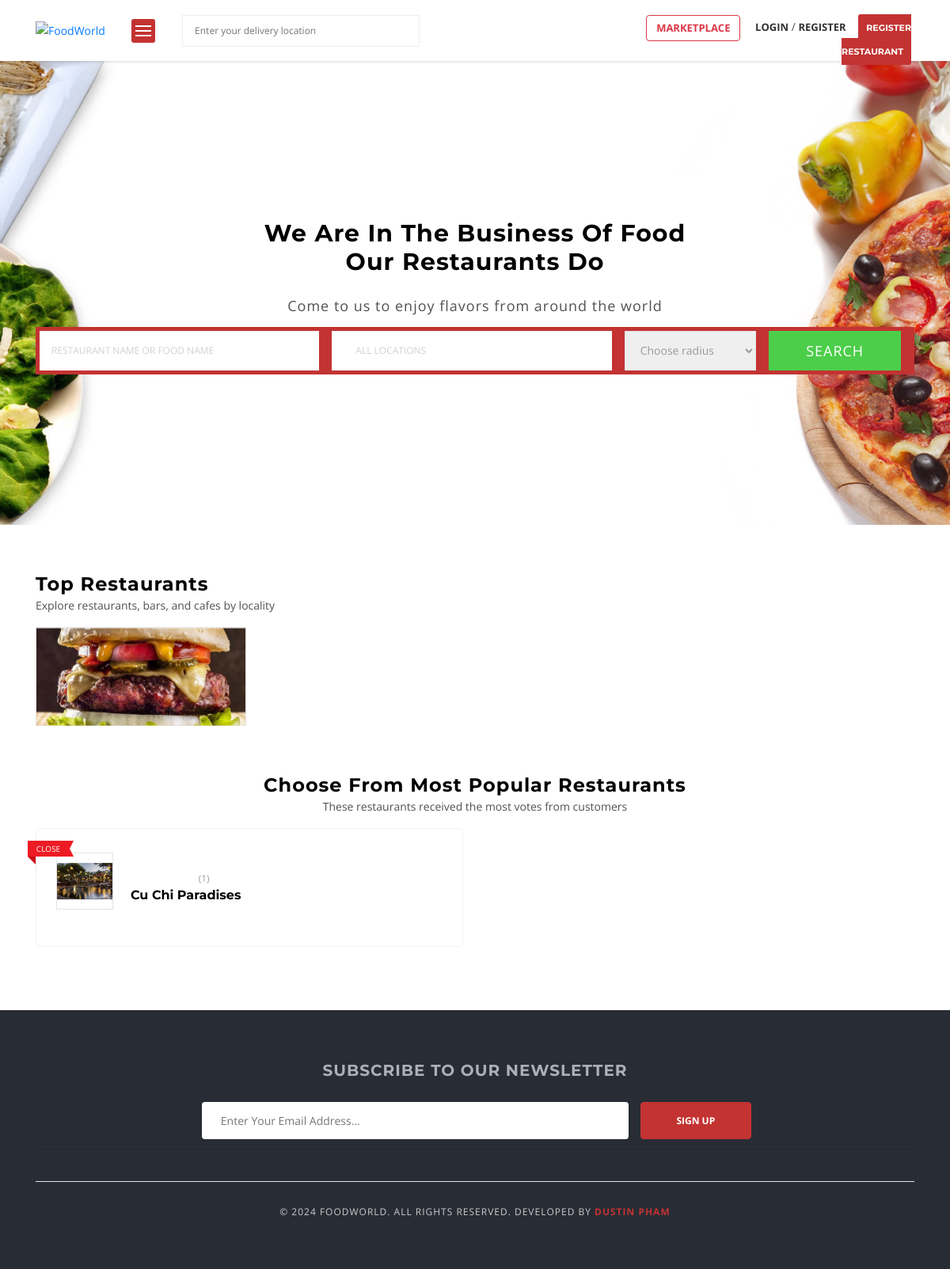
/, run on an earlier commit of the app's database.
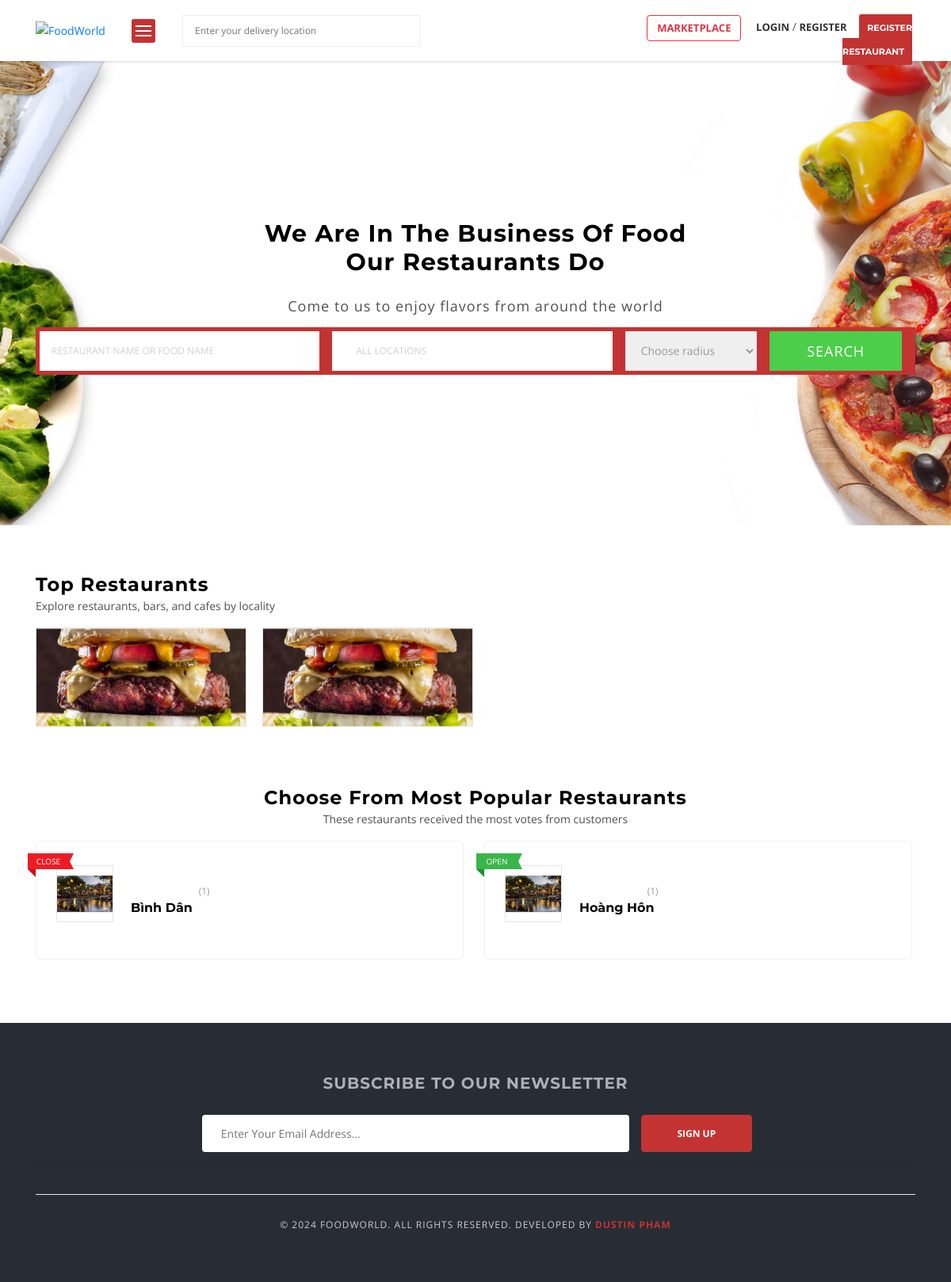
And on a later commit of the database.
### vendor/models.py (models this page shows, shortened)
class Vendor(models.Model):
  user = models.OneToOneField(User, related_name='user_vendor', on_delete=models.CASCADE)
  user_profile = models.OneToOneField(UserProfile, related_name='vendor_by_user_profile', on_delete=models.CASCADE)
  vendor_name = models.CharField(max_length=50)
  vendor_slug = models.SlugField(max_length=100, unique=True)
  vendor_license = models.ImageField(upload_to='vendor/license')
  is_approved = models.BooleanField(default=False)
  created_at = models.DateTimeField(auto_now_add=True)
  modified_at = models.DateTimeField(auto_now=True)
  def __str__(self):
    return self.vendor_name
  def is_open(self):
    today_date = date.today()
    today = today_date.isoweekday()
    current_opening_hours = OpeningHour.objects.filter(vendor=self, day=today)
    now = datetime.now()
    current_time = now.strftime("%H:%M:%S")
    is_open = None
    for c_o_hour in current_opening_hours:
      if c_o_hour.from_hour and c_o_hour.to_hour:
        start = str(datetime.strptime(c_o_hour.from_hour, '%I:%M %p').time())
        end = str(datetime.strptime(c_o_hour.to_hour, '%I:%M %p').time())
        if start < current_time < end:
          is_open = True
          break
        else:
          is_open = False
    return is_open

### foodWorld_main/views.py (the view)
# urls.py: 2. Add a URL to urlpatterns:  path('', views.home, name='home')
def home(request):
  vendors = Vendor.objects.filter(is_approved=True, user__is_active=True)[:8]
  print(vendors)
  context = {
    'vendors': vendors,
  }
  return render(request, 'home.html', context)

### accounts/context_processors.py (called while the page is built)
def get_vendor(request):
  try:
    vendor = Vendor.objects.get(user=request.user)
  except:
    vendor = None
  return dict(vendor=vendor)

def get_user_profile(request):
  try:
    user_profile = UserProfile.objects.get(user=request.user)
  except:
    user_profile = None
  return dict(user_profile=user_profile)

def get_google_api(request):
  return {'GOOGLE_API_KEY': settings.GOOGLE_API_KEY}

def get_paypal_client_id(request):
  return {'PAYPAL_CLIENT_ID': settings.PAYPAL_CLIENT_ID}

### marketplace/context_processors.py (called while the page is built, shortened)
def get_cart_counter(request):
  cart_count = 0
  return dict(cart_count=cart_count)

def get_cart_amounts(request):
  subtotal = 0
  tax = 0
  grand_total = 0
  tax_dict = {}
  return dict(subtotal=subtotal, tax=tax, grand_total=grand_total, tax_dict=tax_dict)

### orders/request_object.py (called while the page is built)
def RequestObjectMiddleware(get_response):
    def middleware(request):
        models.request_object = request
        response = get_response(request)
        return response
    return middleware

### templates/home.html (shortened to what this page needs)
{% extends 'base.html' %}
{% load static %}
{% block content %}
<div class="main-section">
	<div class="page-section nopadding cs-nomargin main-search-bar" style="padding-top: 200px; padding-bottom: 150px; margin-bottom: 0px; background: url({% static 'extra-images/bg-image1.jpg' %}) no-repeat center / cover;">
		<div class="container">
			<div class="row">
				<div class="col-lg-12 col-md-12 col-sm-12 col-xs-12 ">
					<div class="element-title">
						<h1 style="font-size: 40px; color: #505050; text-transform: uppercase; line-height: 50px; margin-bottom: 25px; text-align:center;">
							We are in the business of food<br>our restaurants do</h1>
						<p style="font-size: 18px; letter-spacing: 1px; color: #505050; text-align:center;">
							Come to us to enjoy flavors from around the world
						</p>
					</div>
				</div>
				<div class="col-lg-12 col-md-12 col-sm-12 col-xs-12 ">
					<div class="main-search fancy bg-holder">
						<form action="(% url 'search' %)" method="get">
							<div class="row">
								<div class="col-lg-4 col-md-4 col-sm-3 col-xs-12">
									<div class="field-holder">
										<input type="text" name="keyword" placeholder="Restaurant name or Food name">
									</div>
								</div>
								<div class="col-lg-4 col-md-4 col-sm-5 col-xs-12">
									<div class="field-holder">
										<ul>
											<li class="select-location">
												<div class="foodworld-locations-fields-group foodworld-focus-out">
													<span class="foodworld-search-location-icon"><i class="icon-location"></i></span>
													<input type="text" name="address" class="location-field-text filter" id="id_address" required placeholder="All Locations">
												</div>
											</li>
										</ul>
									</div>
								</div>
								<div class="col-lg-2 col-md-2 col-sm-2 col-xs-12">
									<select name="radius" id="radius" style="height: 50px;" required>
										<option value="">Choose radius</option>
									</select>
								</div>
								<div class="col-lg-2 col-md-2 col-sm-2 col-xs-12">
									<div class="field-holder">
										<input type="submit" value="Search">
									</div>
								</div>
							</div>
						</form>
					</div>
				</div>
			</div>
		</div>
	</div>
	<div class="page-section nopadding cs-nomargin" style="margin-top: 0px;padding-top: 60px;padding-bottom: 0px;margin-bottom: 0px;background: #ffffff;">
		<div class="container">
			<div class="row">
				<div class="col-lg-12 col-md-12 col-sm-12 col-xs-12">
					<div class="element-title align-left">
						<h2>Top Restaurants</h2>
						<p>Explore restaurants, bars, and cafes by locality</p>
					</div>
				</div>
				<div class="col-lg-12 col-md-12 col-sm-12 col-xs-12" style="padding-right:0 !important; padding-left:0 !impotant;">
					<div class="company-logo">
						<ul>
							{% for vendor in vendors %}
								<li class="has-border" style="overflow:hidden !important;">
									<figure>
										{% if vendor.user_profile.profile_picture %}
											<a href="#">
												<img style="width: 100% !important; height: 100% !important; object-fit:cover !important;"
													class="attachment-full size-full wp-post-image"
													height="125"
													src="{{ vendor.user_profile.profile_picture.url }}"
													class="attachment-full size-full wp-post-image" alt="">
											</a>
										{% else %}
											<a href="#">
												<img style="width: 100% !important; height: 100% !important; object-fit:cover !important;"
													class="attachment-full size-full wp-post-image"
													height="125"
													src="{% static 'images/default-profile.png' %}"
													class="attachment-full size-full wp-post-image" alt="">
											</a>
										{% endif %}
									</figure>
								</li>
							{% endfor %}
						</ul>
					</div>
				</div>
			</div>
		</div>
	</div>
	<div class="page-section nopadding cs-nomargin" style="margin-top: 0px;padding-top: 60px;padding-bottom: 50px;margin-bottom: 0px;background: #ffffff;">
		<div class="container">
			<div class="row">
				<div class="col-lg-12 col-md-12 col-sm-12 col-xs-12">
					<div class="element-title align-center">
						<h2>Choose From Most Popular Restaurants</h2>
						<p>These restaurants received the most votes from customers</p>
					</div>
				</div>
				<div class="col-lg-12 col-md-12 col-sm-12 col-xs-12">
					<div class="listing fancy">
						<ul class="row">
							{% for vendor in vendors %}
								<li class="col-lg-6 col-md-6 col-sm-6 col-xs-12" style="line-height:15px;">
									<div class="list-post featured">
										<div class="img-holder">
											<figure>
												{% if vendor.user_profile.profile_picture %}
													<a href="#">
														<img src="{{ vendor.user_profile.profile_picture.url }}" class="img-thumb wp-post-image" alt="">
													</a>
												{% else %}
													<img src="{% static 'images/default-restaurant.jpeg' %}" class="img-thumb wp-post-image" alt="">
												{% endif %}
											</figure>
											{% if vendor.is_open %}
												<span class="restaurant-status open">
													<em class="bookmarkRibbon"></em>Open
												</span>
											{% else %}
												<span class="restaurant-status close">
													<em class="bookmarkRibbon"></em>Close
												</span>
											{% endif %}
										</div>
										<div class="text-holder">
											<div class="list-rating">
												<div class="rating-star">
													<span class="rating-box" style="width: 100%;"></span>
												</div>
												<span class="reviews">(1)</span>
											</div>
											<div class="post-title">
												<h5>
													<a href="{% url 'vendor_detail' vendor.vendor_slug %}">{{ vendor }}</a>
												</h5>
											</div>
										</div>
										<div class="list-option">
											<a href="javascript:void(0)" class="shortlist-btn" data-toggle="modal" data-target="#sign-in">
												<i class="icon-heart-o"></i>
											</a>
										</div>
									</div>
								</li>
							{% endfor %}
						</ul>
					</div>
				</div>
			</div>
		</div>
	</div>
</div>
{% endblock %}

### templates/base.html (shortened to what this page needs)
{% load static %}
<!DOCTYPE html>
<html lang="en">
<head>
	<link href="{% static 'css/custom.css' %}" rel="stylesheet">
	<link href="{% static 'css/iconmoon.css' %}" rel="stylesheet">
	<link href="{% static 'css/style.css' %}" rel="stylesheet">
	<link href="{% static 'css/cs-foodworld-plugin.css' %}" rel="stylesheet">
	<link rel="stylesheet" href="https://stackpath.bootstrapcdn.com/bootstrap/4.3.1/css/bootstrap.min.css">
	<link href="{% static 'css/bootstrap-slider.css' %}" rel="stylesheet">
	<link rel="stylesheet" href="https://cdnjs.cloudflare.com/ajax/libs/font-awesome/6.5.1/css/all.min.css">
	<link rel="stylesheet" href="https://cdnjs.cloudflare.com/ajax/libs/sweetalert/1.1.3/sweetalert.min.css">
	<link rel="stylesheet" href="//cdn.datatables.net/1.12.1/css/jquery.dataTables.min.css">
</head>
<body>
  <div class="wrapper">
    {% include 'includes/navbar.html' %}
    {% block content %}{% endblock %}
    {% include 'includes/footer.html' %}
	</div>
</body>
</html>

### templates/includes/navbar.html (shortened to what this page needs)
{% load static %}
<header id="header">
  <div class="main-header">
    <div class="container">
      <div class="row">
        <div class="col-lg-8 col-md-8 col-sm-12 col-xs-12">
          <div class="logo mt-3">
            <figure>
              <a href="{% url 'home' %}" class="light-logo">
                <img src="{% static 'logo/foodWorldLogo.jpg' %}" alt="FoodWorld" width="200px">
              </a>
            </figure>
          </div>
          <div class="main-nav">
            </div>
          <div class="main-location">
            <ul>
              <li class="location-has-children choose-location">
                <form action="#" style="position: relative;">
                  <input type="text" value="" name="location" placeholder="Enter your delivery location" autocomplete="off" style="padding-right: 30px;">
                  <span id="foodworld_radius_location_open" class="foodworld-radius-location"
                    style="position: absolute; top: 50%; transform: translateY(-50%); right: 10px;">
                    <i class="icon-target5"></i>
                  </span>
                </form>
              </li>
            </ul>
          </div>
        </div>
        <div class="col-lg-4 col-md-4 col-sm-12 col-xs-12">
          <div class="login-option">
            <a href="{% url 'marketplace' %}" class="btn btn-outline-danger text-uppercase font-weight-bold" style="font-size:13px !important;">Marketplace</a>
            {% if user.is_authenticated %}
              <a href="{% url 'myAccount' %}" class="cs-color cs-popup-joinus-btn login-popup">
                My account
              </a>
              <a href="{% url 'logout' %}" class="cs-color cs-popup-joinus-btn login-popup text-danger">
                Logout
              </a>
            {% else %}
              <a href="{% url 'login' %}" class="cs-color cs-popup-joinus-btn login-popup">
                Login
              </a>
              /
              <span>
                <a href="{% url 'registerUser' %}" class="cs-color cs-popup-joinus-btn login-popup ml-0">
                  Register
                </a>
              </span>
              <a href="{% url 'registerVendor' %}" class="get-start-btn">Register Restaurant</a>
            {% endif %}
          </div>
        </div>
      </div>
    </div>
  </div>
</header>

### templates/includes/footer.html (shortened to what this page needs)
{% load static %}
<footer id="footer" class="footer-style-2">
  <div class="footer-widget">
    <div class="container">
      <div class="row">
        <div class="col-lg-12 col-md-12 col-sm-12 col-xs-12">
          <div class="widget widget-newsletter">
            <div class="widget-title">
              <h5>Subscribe to our Newsletter</h5>
            </div>
            <div class="fieldset">
              <form action="#">
                <div class="field-holder">
                  <label>
                    <input type="text" class="field-input" placeholder=" Enter Your Email Address...">
                  </label>
                </div>
                <div class="field-holder btn-holder">
                  <input class="subscribe-btn bgcolor" type="submit" value="Sign Up">
                </div>
              </form>
            </div>
          </div>
        </div>
      </div>
    </div>
  </div>
  <div class="copyright-sec">
    <div class="container">
      <div class="row">
        <div class="col-lg-12 col-md-12 col-sm-12 col-xs-12">
          <div class="copyright-inner">
            <div class="copy-right">
              <p>© 2024 FoodWorld. All Rights Reserved. Developed By <a href="#">DUSTIN PHAM</a>
              </p>
            </div>
          </div>
        </div>
      </div>
    </div>
  </div>
</footer>

### templates/base.html (style rules this page uses)
body, .main-section p, .mce-content-body p { font:Normal 14px/24px "Open Sans", sans-serif;letter-spacing: 0px;text-transform: none;color: #515151 !important; }

What changed in the data, as far as the page shows it:
removed Vendor: shows "CLOSE", vendor_name "Cu Chi Paradises"
added Vendor: shows "CLOSE", vendor_name "Bình Dân"
added Vendor: shows "OPEN", vendor_name "Hoàng Hôn"
